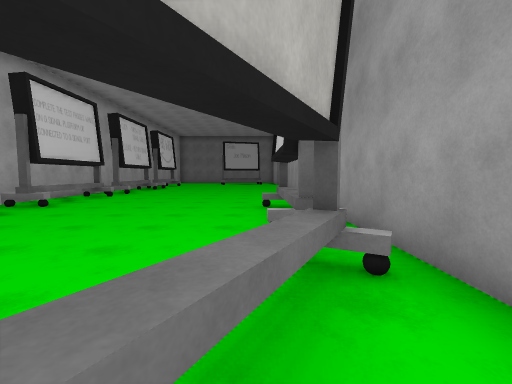
view 1 (above)

17 first-person views from a walk through a Unity game level. The camera is 1.4 m above the floor, tilts 4° down and sees 90° across. The floor is counted in squares, 1.8 m on a side. Each view is taken from the middle of a square. On the plan, view 1 faces up. The plan holds only what a view shows up to about 10 squares ahead; the rest is blank. The place goes on beyond the plan. The player character is not drawn. Some surface patterns are stand-ins.

view 2
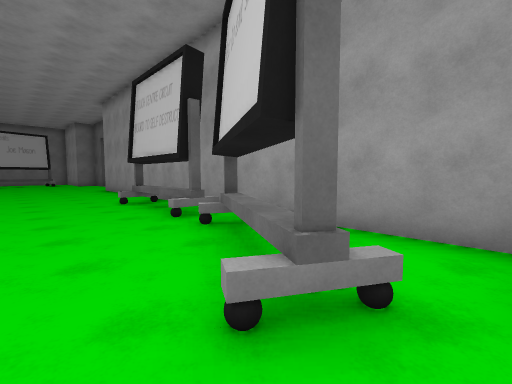

view 3
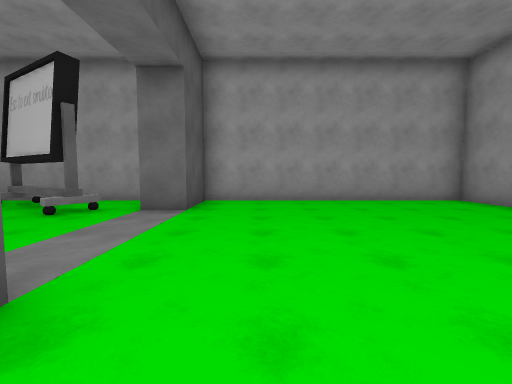

view 4
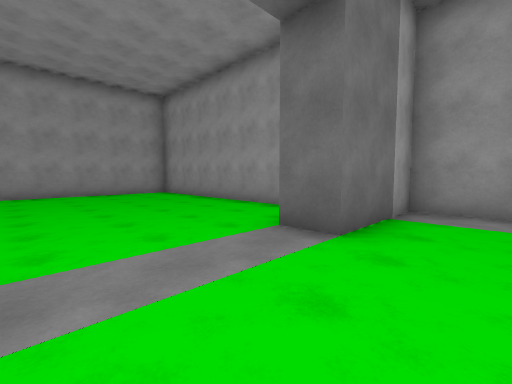

view 5
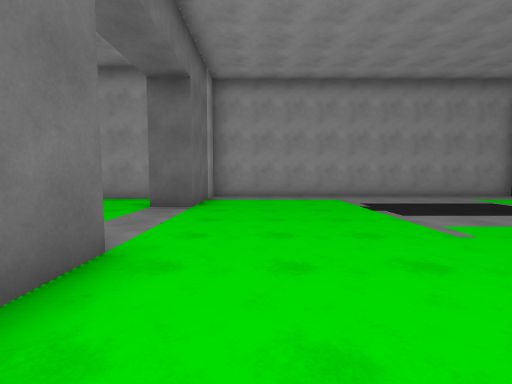

view 6
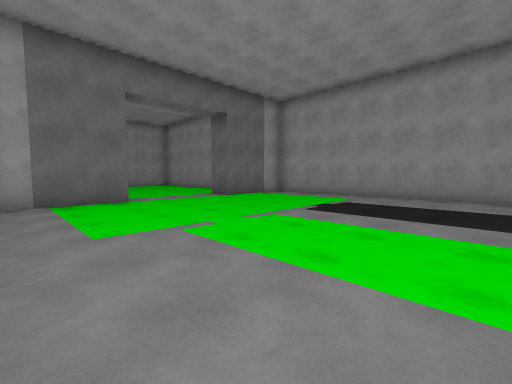

view 7
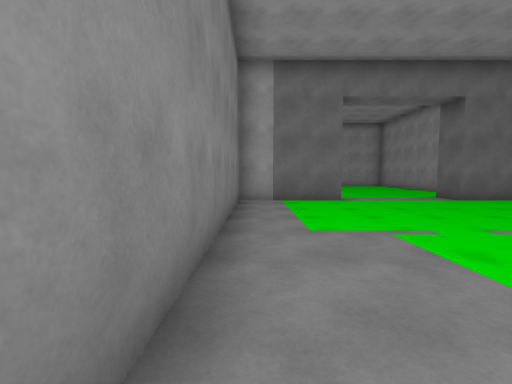

view 8
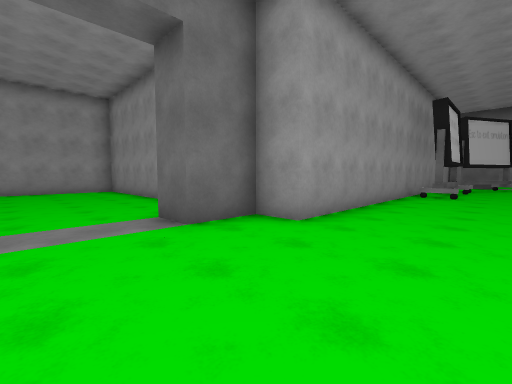

view 9
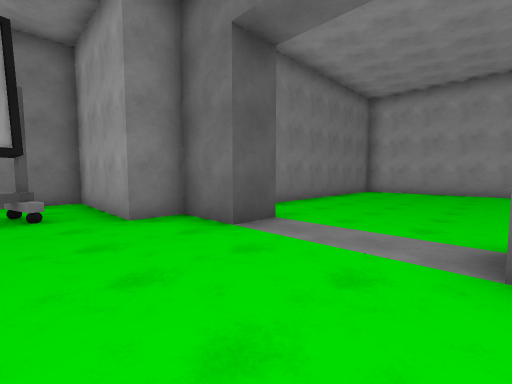

view 10
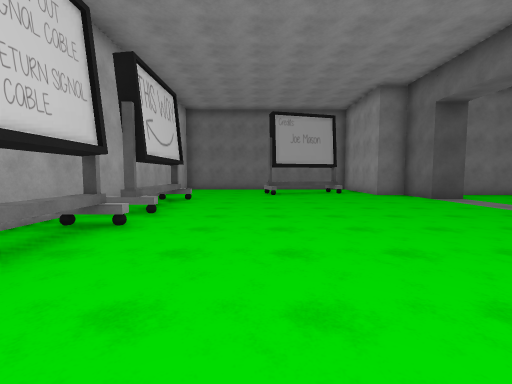

view 11
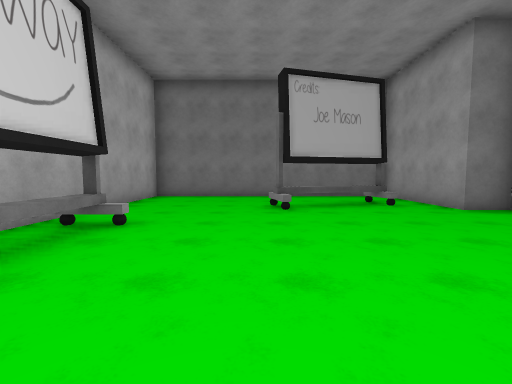

view 12
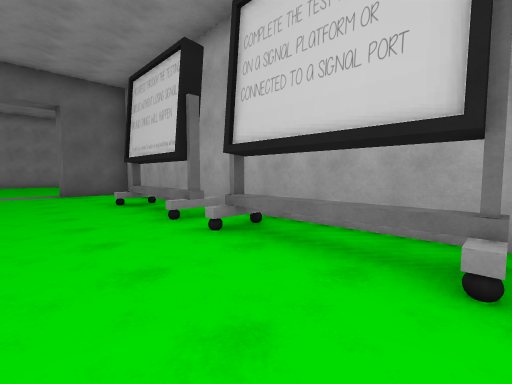

view 13
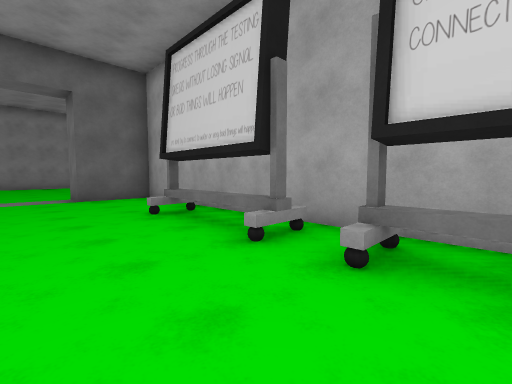

view 14
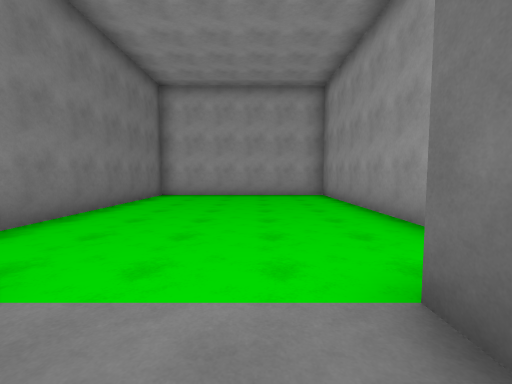

view 15
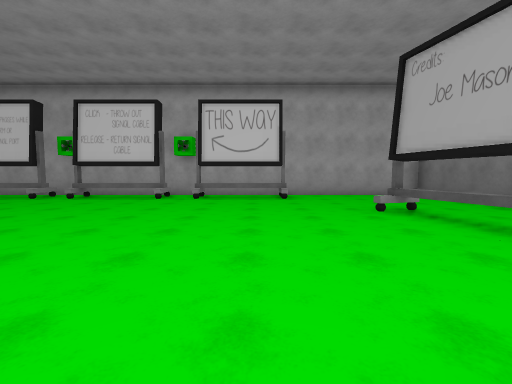

view 16
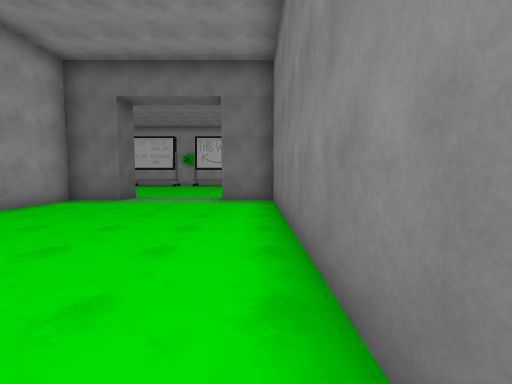

view 17
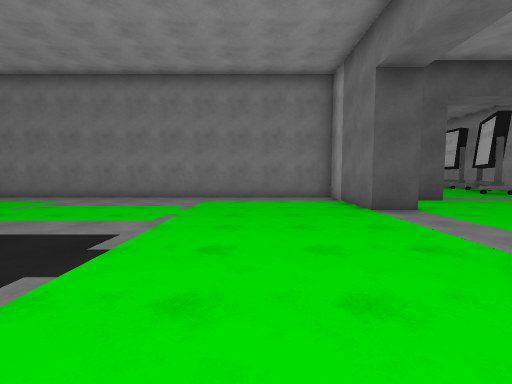

### Floor plan
Key: @ floor where view 1 was taken; # wall or solid block; . floor; = window, fence, low wall or low ledge.
Columns run from 15 left of view 1 to 12 right of it. Each row starts with its distance up from view 1.
 22         ##########
 21         #........#
 20         #......=.#
 19         #....===.###########
 18         #.........#........#
 17         ##=.......#........#
 16         ##.................#
 15          #.................#
 14          #=................#
 13          #=.......#........#
 12          #.......###########
 11          #.......#
 10          #=......#
  9          #=......#
  8          #.......#
  7          #.......#
  6          #=....==#
  5          #=.....=#
  4          #......=#
  3         ##.....=##
  2         ##=....=##
  1         #.....==.#
  0         #.....=@.#
 -1 #########........#
 -2 ........###....###
 -3 ........#........#
 -4 ........#........#
 -5 .................#
 -6 .................#
 -7 .................#
 -8 .................#
 -9 ........#........#
-10 ........##########
-11 #########

Positions as (right, up) in squares from view 1, and headings:
1: (0, 0), facing up
2: (-2, -1), facing up-right
3: (-6, -4), facing right
4: (-9, -5), facing down-right
5: (-9, -2), facing down
6: (-15, -2), facing down-right
7: (-15, -2), facing right
8: (-1, 16), facing down-right
9: (0, 14), facing up-right
10: (-3, 9), facing up
11: (-3, 13), facing up
12: (-3, 9), facing down-left
13: (-3, 7), facing down-left
14: (2, 15), facing right
15: (3, 16), facing left
16: (11, 18), facing left
17: (-10, -10), facing up
